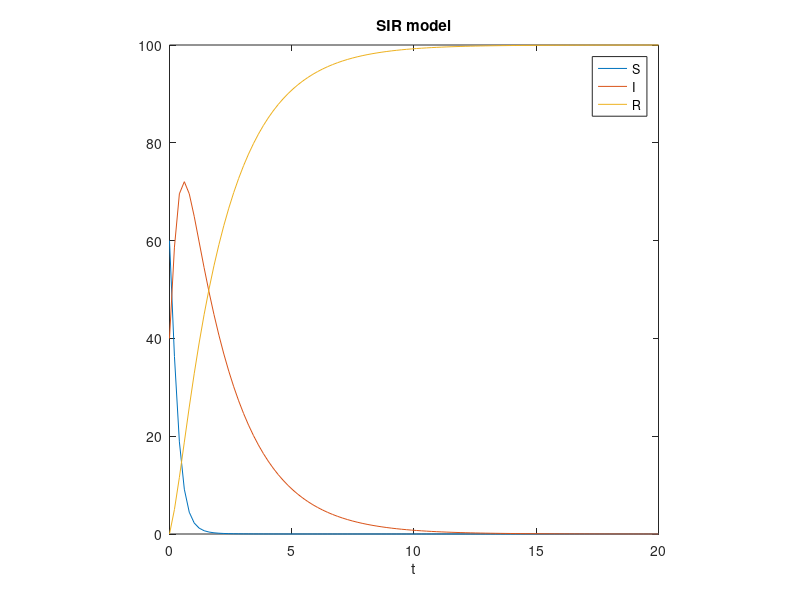

The MATLAB source for this figure: (Note: this script raises an error after producing the figure.)
% Modello SIR

close all
clear all

% parameters:
alpha = 0.05; beta  = 0.5;
% model
SIR = @(t,x) [-alpha*x(1).*x(2);...
               alpha*x(1).*x(2)-beta.*x(2);...
               beta.*x(2)];

% discretization parameters:
T = 20; ntot= 100; dt = T/(ntot-1);
tspan = linspace(0,T,ntot);

S0 = 60; I0  = 40; R0 = 0;
N  = S0+I0+R0;
x0=[S0;I0;R0];
[t,xsol] = ode45(SIR,tspan,x0);

%% simulazione SIR
figure('visible','off')
plot(t,xsol(:,1),t,xsol(:,2),t,xsol(:,3))   % traiettorie di S(t),I(t),R(t)
xlabel('t')
axis('square')
title('SIR model')
legend('S','I','R')

%% diagramma fase
figure()
[Svec,Ivec] = meshgrid(1:5:N,1:5:N);
S = 1:5:N; I = 1:5:N;
vectorfield(SIR,S,I)                    % plot campo vettoriale
hold on
plot(xsol(:,1),xsol(:,2),'b','LineWidth',1.75)  % piano delle fasi
plot(1:N,N:-1:1,'LineWidth',1.75)
axis([0 N 0 N])
xlabel('S')
ylabel('I')
title('piano delle fasi')
axis('square')
drawnow
